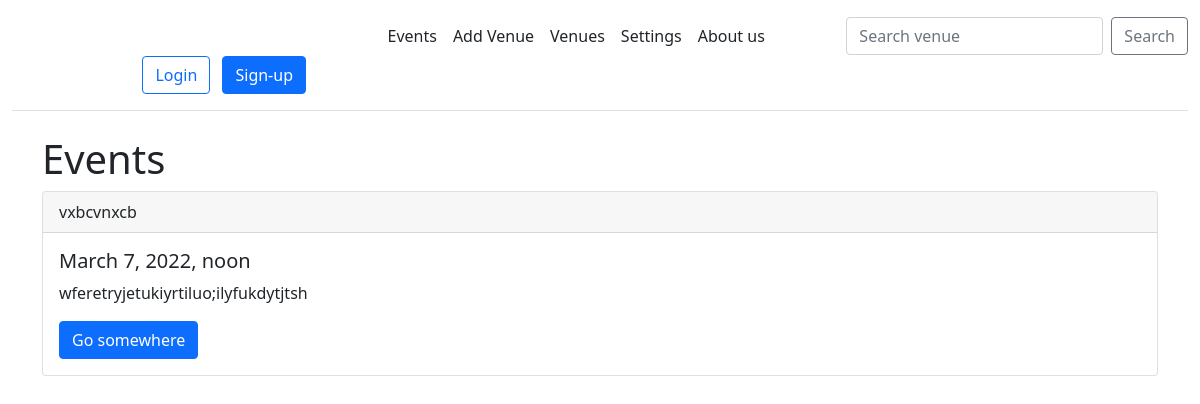
Screenshot of /events/ with the database file from the repository.
### events/models.py (models this page shows, shortened)
class Event(models.Model):
    name = models.CharField('Event Name', max_length=120)
    event_date = models.DateTimeField('Event Date')
    venue = models.ForeignKey(Venue, blank=True, null=True, on_delete=models.CASCADE)
    manager = models.CharField(max_length=120)
    description = models.TextField(blank=True)
    attendees = models.ManyToManyField(MyClubUser, blank=True)

class Venue(models.Model):
    name = models.CharField('Venue Name', max_length=120)
    address = models.CharField(max_length=300)
    zip_code = models.CharField('Zip Code', max_length=20)
    phone = models.CharField('Contact Phone', max_length=20)
    web = models.URLField('Website Address')
    email = models.EmailField('Email')
    def __str__(self):
        return self.name

### events/views.py (the view)
# urls.py: path('events/', views.all_events, name='list-events'),
def all_events(request):
    event_list=Event.objects.all()
    return render(request, 'events/event_list.html',{
        'event_list': event_list
    })

### events/templates/events/event_list.html (shortened to what this page needs)
{% extends 'base.html' %}
{% block content %}
<div class="container">
<h1>Events</h1>
{% for event in event_list %}
<div class="card">
  <div class="card-header">
    {{ event.venue }}
  </div>
  <div class="card-body">
    <h5 class="card-title">{{ event.event_date }} </h5>
    <p class="card-text">
        {{ event.description }}
        {% endfor %}
    </p>
    <a href="#" class="btn btn-primary">Go somewhere</a>
  </div>
</div>
</div>
{% endblock %}

### rows the page displays
Event: venue "vxbcvnxcb", event_date "March 7, 2022, noon", description "wferetryjetukiyrtiluo;ilyfukdytjtsh"
